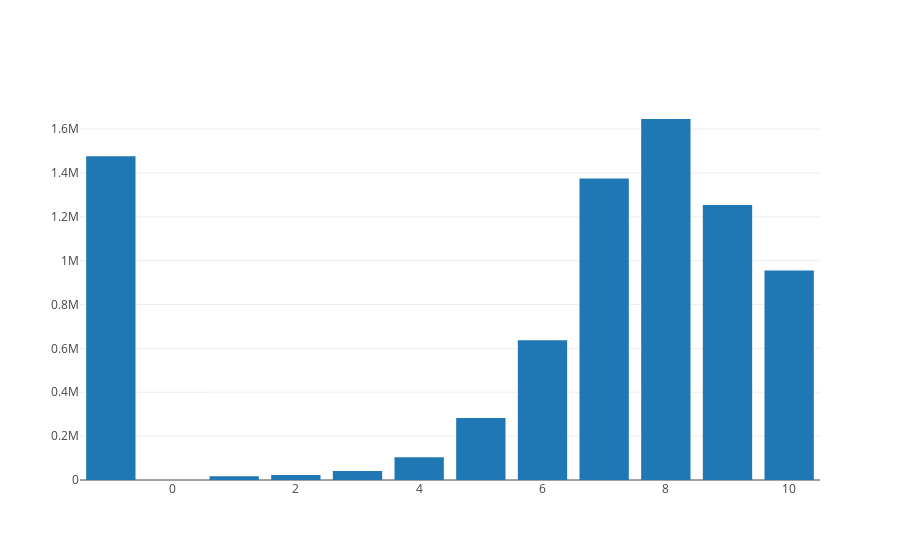

Notebook code cell kept with this figure:
### Code cell
rating_dist = {}
for i in range (-1, 11):
    rating_dist[i] = [i, 0]

print(len(rating["rating"]))
for r in rating["rating"]:
    if np.isnan(r):
        continue
    rating_dist[r][1] += 1

df = pd.DataFrame(rating_dist)

data = [Bar(x=df.values[0], y=df.values[1])]
iplot(data, filename='jupyter/basic_bar')

### Figure 1 — Plotly figure (JSON) as saved in the notebook; plotly's stock layout.template omitted (floating-point values rounded to 4 significant figures)
{"data": [{"type": "bar", "x": [-1, 0, 1, 2, 3, 4, 5, 6, 7, 8, 9, 10], "y": [1476496, 0, 16649, 23150, 41453, 104291, 282806, 637775, 1375287, 1646019, 1254096, 955715]}], "layout": {}}
